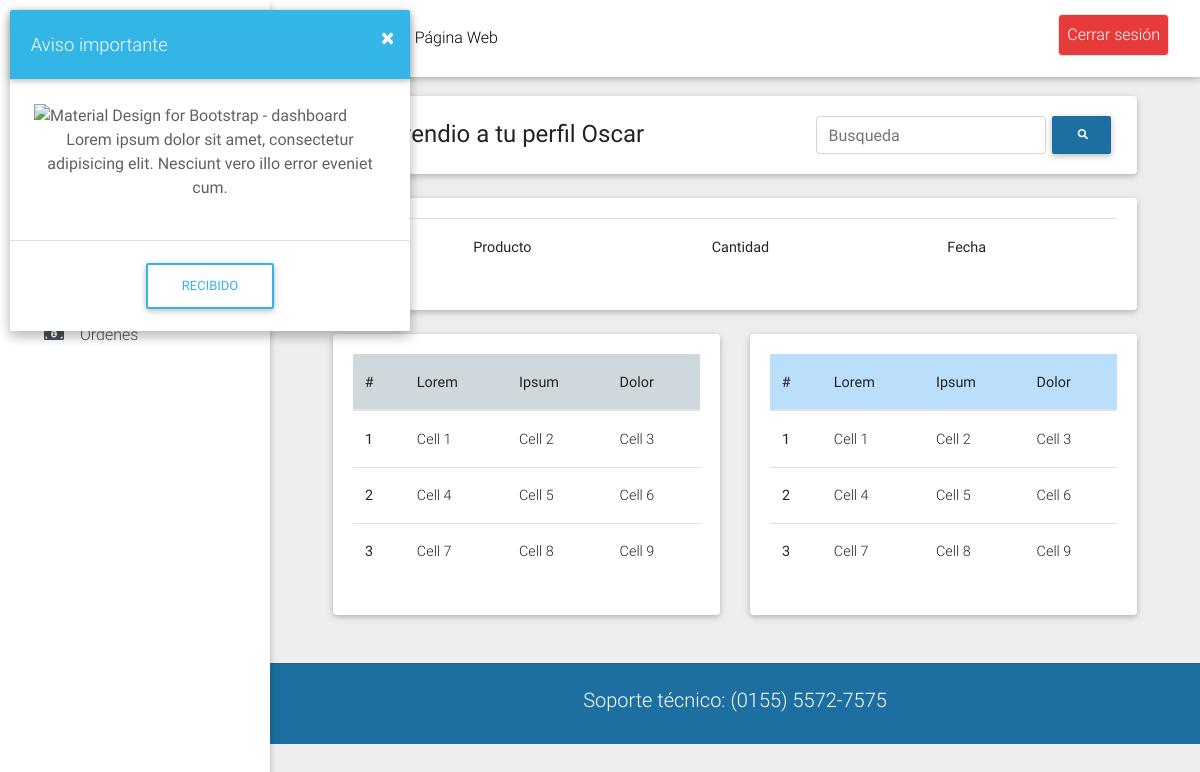
Before: /frontend/perfil.php (signed in) with the older database file.
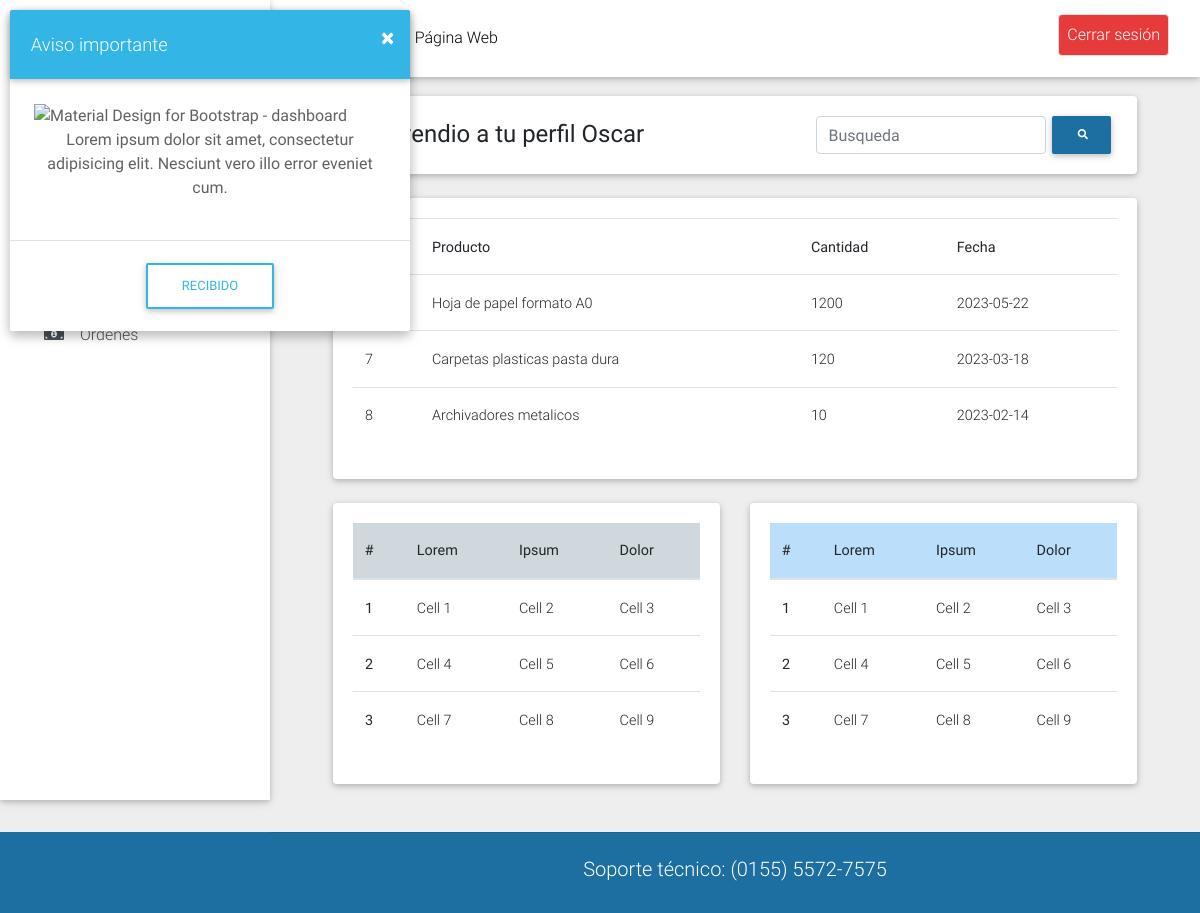
After: the same page with the newer database file.
### tables this page shows
create table `ventas` (
	`id_venta` int not null auto_increment,
    `id_vendedor` int not null,
    `producto` char(40) not null, 
    `cantidad` int not null,
    `fecha` date not null,
    primary key(`id_venta`),
    foreign key(`id_vendedor`) references empleados(`id_empleado`)

);

### frontend/perfil.php (the view, shortened to what this page needs)
<?php
include '../conexion.php';
$nombre = $_SESSION['nombre'];
$id_empleado = $_SESSION['id_empleado'];
try {
    $conexion->setAttribute(PDO::ATTR_ERRMODE, PDO::ERRMODE_EXCEPTION);
    $query = "SELECT id_venta,producto, cantidad,fecha FROM ventas where id_vendedor = $id_empleado";
    $statement = $conexion->query($query);
    $result = $statement->fetchAll(PDO::FETCH_ASSOC);
} catch (PDOException $e) {
    echo "Error de conexión: " . $e->getMessage();
}
?>
<!DOCTYPE html>
<html lang="en">
<head>
    <link rel="stylesheet" href="https://use.fontawesome.com/releases/v5.11.2/css/all.css">
    <link href="../css/bootstrap.min.css" rel="stylesheet">
    <link href="../css/mdb.min.css" rel="stylesheet">
    <link href="../css/style.min.css" rel="stylesheet">
</head>
<body class="grey lighten-3">
    <header>
        <nav class="navbar fixed-top navbar-expand-lg navbar-light white scrolling-navbar">
            <div class="container-fluid">
                <a class="navbar-brand waves-effect" href="#">
                </a>
                <div class="collapse navbar-collapse" id="navbarSupportedContent">
                    <ul class="navbar-nav mr-auto">
                        <li class="nav-item">
                            <a class="nav-link waves-effect" href="../dashboard.php">Menú
                            </a>
                        </li>
                        <li class="nav-item">
                            <a class="nav-link waves-effect" href="#" target="_blank">Página Web</a>
                        </li>
                    </ul>
                    <ul class="navbar-nav nav-flex-icons">
                        <li>
                            <a class="nav-link border border-light rounded waves-effect" href="../session_destroy.php"
                                style="background-color:#e73b3b; color:white; margin-left:10px;">
                                Cerrar sesión</a>
                        </li>
                    </ul>
                </div>
            </div>
        </nav>
        <div class="sidebar-fixed position-fixed">
            <h1 style="text-align: center; margin-top: 30px;">
            </h1>
            <div class="list-group list-group-flush">
                <a href="../dashboard.php" class="list-group-item list-group-item-action waves-effect">
                </a>
                <a href="#" class="list-group-item active waves-effect ">
                    <i class="fas fa-user mr-3"></i>Perfil</a>
                <a href="noticias.php" class="list-group-item list-group-item-action waves-effect">
                    <i class="fas fa-table mr-3"></i>Noticias</a>
                <a href="#" class="list-group-item list-group-item-action waves-effect">
                    <i class="fas fa-money-bill-alt mr-3"></i>Ordenes</a>
            </div>
        </div>
    </header>
    <main class="pt-5 mx-lg-5">
        <div class="container-fluid mt-5">
            <div class="card mb-4 wow fadeIn">
                <div class="card-body d-sm-flex justify-content-between">
                    <h4 class="mb-2 mb-sm-0 pt-1">
                        <span>Bienvendio a tu perfil <?php echo $nombre; ?></span>
                    </h4>
                    <form class="d-flex justify-content-center">
                        <input type="search" placeholder="Busqueda" aria-label="Search" class="form-control">
                        <button class="btn btn-primary btn-sm my-0 p" type="submit">
                            <i class="fas fa-search"></i>
                        </button>
                    </form>
                </div>
            </div>
            <div class="row wow fadeIn">
                <div class="col-md-12 mb-4">
                    <div class="card">
                        <div class="card-body">
                            <?php
                                echo "<div>";
                                echo "<table class='table'>";
                                echo "<tr>";
                                echo "<th>ID</th>";
                                echo "<th>Producto</th>";
                                echo "<th>Cantidad</th>";
                                echo "<th>Fecha</th>";
                                echo "</tr>";
                                foreach ($result as $row) {
                                    echo "<tr>";
                                    echo "<td>".$row['id_venta']."</td>";
                                    echo "<td>".$row['producto']."</td>";
                                    echo "<td>".$row['cantidad']."</td>";
                                    echo "<td>".$row['fecha']."</td>";
                                    echo "</tr>";
                                }
                                echo "</table>";
                                echo "</div>";
                             ?>
                        </div>
                    </div>
                </div>
            </div>
            <div class="row wow fadeIn">
                <div class="col-md-6 mb-4">
                    <div class="card">
                        <div class="card-body">
                            <table class="table table-hover">
                                <thead class="blue-grey lighten-4">
                                    <tr>
                                        <th>#</th>
                                        <th>Lorem</th>
                                        <th>Ipsum</th>
                                        <th>Dolor</th>
                                    </tr>
                                </thead>
                                <tbody>
                                    <tr>
                                        <th scope="row">1</th>
                                        <td>Cell 1</td>
                                        <td>Cell 2</td>
                                        <td>Cell 3</td>
                                    </tr>
                                    <tr>
                                        <th scope="row">2</th>
                                        <td>Cell 4</td>
                                        <td>Cell 5</td>
                                        <td>Cell 6</td>
                                    </tr>
                                    <tr>
                                        <th scope="row">3</th>
                                        <td>Cell 7</td>
                                        <td>Cell 8</td>
                                        <td>Cell 9</td>
                                    </tr>
                                </tbody>
                            </table>
                        </div>
                    </div>
                </div>
                <div class="col-md-6 mb-4">
                    <div class="card">
                        <div class="card-body">
                            <table class="table table-hover">
                                <thead class="blue lighten-4">
                                    <tr>
                                        <th>#</th>
                                        <th>Lorem</th>
                                        <th>Ipsum</th>
                                        <th>Dolor</th>
                                    </tr>
                                </thead>
                                <tbody>
                                    <tr>
                                        <th scope="row">1</th>
                                        <td>Cell 1</td>
                                        <td>Cell 2</td>
                                        <td>Cell 3</td>
                                    </tr>
                                    <tr>
                                        <th scope="row">2</th>
                                        <td>Cell 4</td>
                                        <td>Cell 5</td>
                                        <td>Cell 6</td>
                                    </tr>
                                    <tr>
                                        <th scope="row">3</th>
                                        <td>Cell 7</td>
                                        <td>Cell 8</td>
                                        <td>Cell 9</td>
                                    </tr>
                                </tbody>
                            </table>
                        </div>
                    </div>
                </div>
            </div>
        </div>
        <div class="col-md-6 mb-4">
            <div class="card">
                <section>
                    <div class="modal fade left" id="sideModalTLInfoDemo" tabindex="-1" role="dialog"
                        aria-labelledby="myModalLabel" aria-hidden="true" data-backdrop="false">
                        <div class="modal-dialog modal-side modal-top-left modal-notify modal-info" role="document">
                            <div class="modal-content">
                                <div class="modal-header">
                                    <p class="heading lead">Aviso importante</p>
                                    <button type="button" class="close" data-dismiss="modal" aria-label="Close">
                                        <span aria-hidden="true" class="white-text">&times;</span>
                                    </button>
                                </div>
                                <div class="modal-body">
                                    <img src="https://mdbootstrap.com/wp-content/uploads/2016/11/admin-dashboard-bootstrap.jpg"
                                        alt="Material Design for Bootstrap - dashboard" class="img-fluid">
                                    <div class="text-center">
                                        <p>Lorem ipsum dolor sit amet, consectetur adipisicing elit. Nesciunt
                                            vero illo
                                            error eveniet cum.
                                        </p>
                                    </div>
                                </div>
                                <div class="modal-footer justify-content-center">
                                    <a role="button" class="btn btn-outline-info waves-effect"
                                        data-dismiss="modal">Recibido</a>
                                </div>
                            </div>
                        </div>
                    </div>
                </section>
            </div>
        </div>
    </main>
    <footer class="page-footer text-center font-small primary-color-dark darken-2 mt-4 wow fadeIn">
        <hr class="my-4">
        <div class="pb-4">
            <h5>Soporte técnico: (0155) 5572-7575</h5>
        </div>
    </footer>
</body>
</html>

Changed rows visible on the page:
added ventas: producto "Hoja de papel formato A0", cantidad "1200", fecha "2023-05-22"
added ventas: id_venta "7", producto "Carpetas plasticas pasta dura", cantidad "120", fecha "2023-03-18"
added ventas: id_venta "8", producto "Archivadores metalicos", cantidad "10", fecha "2023-02-14"
